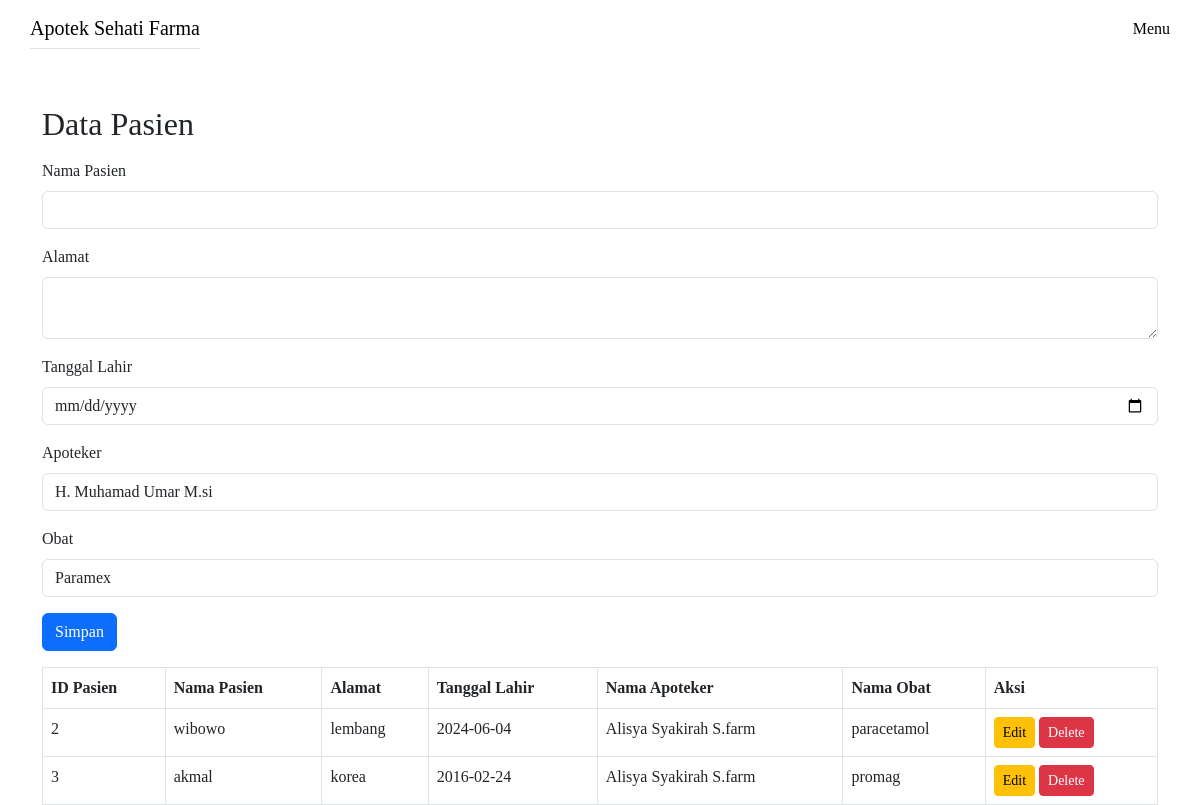
Screenshot of /Admin/editPasien.php with the database file from the repository.
### tables this page shows
CREATE TABLE `pasien` (
  `id_pasien` int NOT NULL,
  `nama_pasien` varchar(50) NOT NULL,
  `password` varchar(50) NOT NULL,
  `alamat` varchar(50) NOT NULL,
  `tanggal_lahir` date NOT NULL,
  `id_apoteker` int DEFAULT NULL,
  `kode_obat` int DEFAULT NULL
);

CREATE TABLE `apoteker` (
  `id_apoteker` int NOT NULL,
  `nama_apoteker` varchar(34) NOT NULL,
  `password` varchar(24) NOT NULL,
  `alamat` varchar(50) NOT NULL,
  `jabatan` varchar(16) NOT NULL,
  `pend_terakhir` varchar(16) NOT NULL
);

CREATE TABLE `obat` (
  `kode_obat` int NOT NULL,
  `nama_obat` varchar(24) NOT NULL,
  `harga` int NOT NULL,
  `stok` int NOT NULL,
  `id_pemasok` int DEFAULT NULL
);

### Admin/editPasien.php (the view, shortened to what this page needs)
<?php
include '../configs/koneksi.php';
$edit = null;
$result = $connect->query("SELECT * FROM pasien");
$apoteker_result = $connect->query("SELECT * FROM apoteker");
$obat_result = $connect->query("SELECT * FROM obat");
?>
<!DOCTYPE html>
<html lang="en">
  <head>
    <link
      rel="stylesheet"
      href="../bootstrap-5.3.0-dist/css/bootstrap.min.css"
    />
  </head>
  <body>
  <nav class="navbar navbar-expand-lg cfont container">
      <div class="d-flex justify-content-around flex-lg-row w-100 align-items-center">
        <a class="navbar-brand cfont2 border-bottom animation1 " href="../LandingPage.php">Apotek Sehati Farma</a>
        <div class="sidebar offcanvas offcanvas-end" tabindex="-1" id="offcanvasNavbar" aria-labelledby="offcanvasNavbarLabel">
          <div class="sidebar flex-lg-row p-lg-0 offcanvas-body d-flex flex-column justify-content-lg-end">
                  <a href="../admin.php" class="text-decoration-none text-black">Menu</a>
              </div>
            </div>
          </div>
        </nav>
        <div class="container">
        <h2 class="mt-5">Data Pasien</h2>
        <form method="post" class="mt-3">
            <div class="mb-3">
                <label class="form-label">Nama Pasien</label>
                <input type="text" name="nama" class="form-control" value="<?php echo $edit['nama_pasien'] ?? ''; ?>" required>
            </div>
            <div class="mb-3">
                <label class="form-label">Alamat</label>
                <textarea name="alamat" class="form-control" required><?php echo $edit['alamat'] ?? ''; ?></textarea>
            </div>
            <div class="mb-3">
                <label class="form-label">Tanggal Lahir</label>
                <input type="date" name="tanggal_lahir" class="form-control" value="<?php echo $edit['tanggal_lahir'] ?? ''; ?>" required>
            </div>
            <div class="mb-3">
                <label class="form-label">Apoteker</label>
                <select name="id_apoteker" class="form-control" required>
                    <?php while ($row = $apoteker_result->fetch_assoc()): ?>
                        <option value="<?php echo $row['id_apoteker']; ?>" <?php echo isset($edit['id_apoteker']) && $edit['id_apoteker'] == $row['id_apoteker'] ? 'selected' : ''; ?>>
                            <?php echo $row['nama_apoteker']; ?>
                        </option>
                    <?php endwhile; ?>
                </select>
            </div>
            <div class="mb-3">
                <label class="form-label">Obat</label>
                <select name="kode_obat" class="form-control" required>
                    <?php while ($row = $obat_result->fetch_assoc()): ?>
                        <option value="<?php echo $row['kode_obat']; ?>" <?php echo isset($edit['kode_obat']) && $edit['kode_obat'] == $row['kode_obat'] ? 'selected' : ''; ?>>
                            <?php echo $row['nama_obat']; ?>
                        </option>
                    <?php endwhile; ?>
                </select>
            </div>
            <button type="submit" class="btn btn-primary">Simpan</button>
        </form>
        <table class="table table-bordered mt-3">
            <thead>
                <tr>
                    <th>ID Pasien</th>
                    <th>Nama Pasien</th>
                    <th>Alamat</th>
                    <th>Tanggal Lahir</th>
                    <th>Nama Apoteker</th>
                    <th>Nama Obat</th>
                    <th>Aksi</th>
                </tr>
            </thead>
            <tbody>
                <?php while ($row = $result->fetch_assoc()): ?>
                    <tr>
                        <td><?php echo $row['id_pasien']; ?></td>
                        <td><?php echo $row['nama_pasien']; ?></td>
                        <td><?php echo $row['alamat']; ?></td>
                        <td><?php echo $row['tanggal_lahir']; ?></td>
                        <td>
                            <?php
                            $apoteker = $connect->query("SELECT nama_apoteker FROM apoteker WHERE id_apoteker=" . $row['id_apoteker'])->fetch_assoc();
                            echo $apoteker['nama_apoteker'];
                            ?>
                        </td>
                        <td>
                            <?php
                            $obat = $connect->query("SELECT nama_obat FROM obat WHERE kode_obat=" . $row['kode_obat'])->fetch_assoc();
                            echo $obat['nama_obat'];
                            ?>
                        </td>
                        <td>
                            <a href="?edit=<?php echo $row['id_pasien']; ?>" class="btn btn-warning btn-sm">Edit</a>
                            <a href="?delete=<?php echo $row['id_pasien']; ?>" class="btn btn-danger btn-sm" onclick="return confirm('Apakah Anda yakin ingin menghapus data ini?');">Delete</a>
                        </td>
                    </tr>
                <?php endwhile; ?>
            </tbody>
        </table>
    </div>
  </body>
</html>

### Admin/editPasien.php (style rules this page uses)
body { font-family: "montserrat"; height: 100vh; width: 100%; background-image: white; background-repeat: no-repeat; background-position: center; background-size: cover; }
.animation1 { animation: naikTurun 2s infinite; }

### rows the page displays
pasien: id_pasien "2", nama_pasien "wibowo", alamat "lembang", tanggal_lahir "2024-06-04", id_apoteker.nama_apoteker "Alisya Syakirah S.farm", kode_obat.nama_obat "paracetamol"
pasien: id_pasien "3", nama_pasien "akmal", alamat "korea", tanggal_lahir "2016-02-24", id_apoteker.nama_apoteker "Alisya Syakirah S.farm", kode_obat.nama_obat "promag"

### other values shown
form field id_apoteker "H. Muhamad Umar M.si"
form field kode_obat "Paramex"
